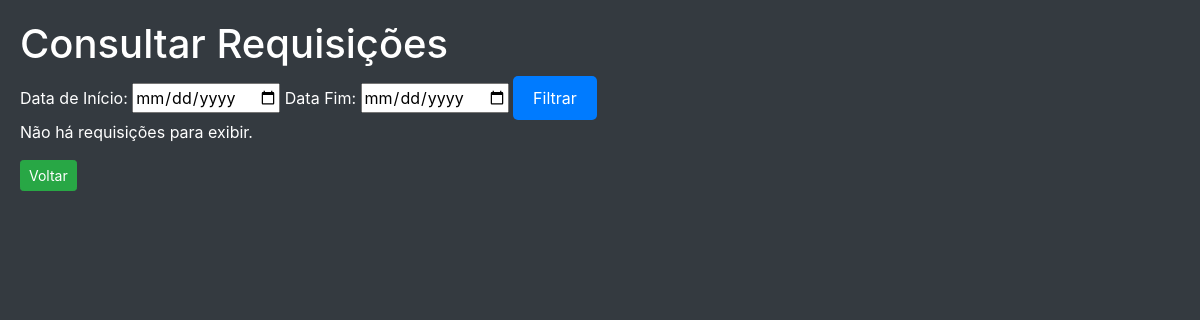
/consultar_requisicoes.php, run on an earlier commit of the app's database.
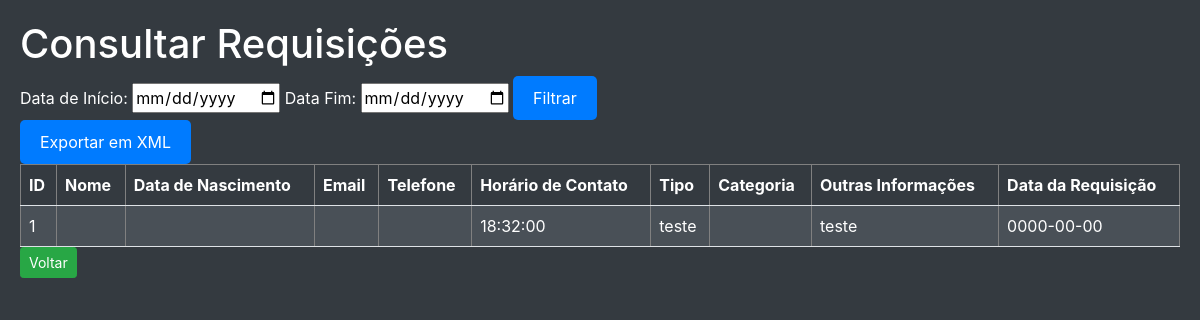
And on a later commit of the database.
### tables this page shows
CREATE TABLE IF NOT EXISTS `requisicoes` (
  `id_requisicao` int NOT NULL AUTO_INCREMENT,
  `id_cliente` int NOT NULL,
  `horario_contato` time NOT NULL,
  `cotacao` enum('Sim','Não') NOT NULL,
  `contratacao` enum('Sim','Não') NOT NULL,
  `tipo` varchar(250) DEFAULT NULL,
  `categoria` enum('Aposentado','Pensionista','Servidor Público','Outros') NOT NULL,
  `outros_info` varchar(200) DEFAULT NULL,
  `data_requisicao` date NOT NULL,
  PRIMARY KEY (`id_requisicao`),
  KEY `id_cliente` (`id_cliente`)
);

### php/funcoes_requisicoes.php (called while the page is built, shortened)
<?php
function listarRequisicoes($conexao) {
    $sql = "SELECT * FROM requisicoes";
    $resultado = mysqli_query($conexao, $sql);
    $requisicoes = array();
    while ($requisicao = mysqli_fetch_assoc($resultado)) {
        $requisicoes[] = $requisicao;
    }
    return $requisicoes;
}
?>

### consultar_requisicoes.php (the view, shortened to what this page needs)
<?php
include_once('php/conexao.php');
include_once('php/funcoes_requisicoes.php');
if(isset($_POST['filtrar'])) {
    $data_inicio = $_POST['data_inicio'];
    $data_fim = $_POST['data_fim'];
    $requisicoes = listarRequisicoesPorData($conexao, $data_inicio, $data_fim);
} else {
    $requisicoes = listarRequisicoes($conexao);
}
?>
<!DOCTYPE html>
<html lang="pt-BR">
<head>
    <link rel="stylesheet" href="../css/bootstrap.css">
</head>
<body>
    <h1>Consultar Requisições</h1>
    <form method="post">
        <label for="data_inicio">Data de Início:</label>
        <input type="date" name="data_inicio" id="data_inicio">
        <label for="data_fim">Data Fim:</label>
        <input type="date" name="data_fim" id="data_fim">
        <button type="submit" name="filtrar">Filtrar</button>
    </form>
    <?php if(!empty($requisicoes)): ?>
        <form method="post">
            <button type="submit" name="exportar">Exportar em XML</button>
        </form>
    <?php endif; ?>
    <?php if($requisicoes): ?>
        <table border="1">
            <thead>
                <tr>
                    <th>ID</th>
                    <th>Nome</th>
                    <th>Data de Nascimento</th>
                    <th>Email</th>
                    <th>Telefone</th>
                    <th>Horário de Contato</th>
                    <th>Tipo</th>
                    <th>Categoria</th>
                    <th>Outras Informações</th>
                    <th>Data da Requisição</th>
                </tr>
            </thead>
            <tbody>
                <?php foreach($requisicoes as $requisicao): ?>
                    <tr>
                        <td><?php echo $requisicao['id_requisicao']; ?></td>
                        <td><?php echo $requisicao['nome']; ?></td>
                        <td><?php echo isset($requisicao['data_nascimento']) ? $requisicao['data_nascimento'] : ''; ?></td>
                        <td><?php echo $requisicao['email']; ?></td>
                        <td><?php echo $requisicao['telefone']; ?></td>
                        <td><?php echo $requisicao['horario_contato']; ?></td>
                        <td><?php echo $requisicao['tipo']; ?></td>
                        <td><?php echo $requisicao['categoria']; ?></td>
                        <td><?php echo $requisicao['outros_info']; ?></td>
                        <td><?php echo $requisicao['data_requisicao']; ?></td>
                    </tr>
                <?php endforeach; ?>
            </tbody>
        </table>
    <?php else: ?>
        <p>Não há requisições para exibir.</p>
    <?php endif; ?>
    <button type="button" class="btn btn-sm btn-success" onclick="window.location.href='admin.php'">Voltar</button>
</body>
</html>

What changed in the data, as far as the page shows it:
added requisicoes: id_requisicao "1", horario_contato "18:32:00", tipo "teste", outros_info "teste", data_requisicao "0000-00-00"
Also different on the page:
text no longer shown: "Não há requisições para exibir."
text now shown: "Exportar em XML ID Nome Data de Nascimento Email Telefone Horário de Contato Tipo Categoria Outras Informações Data da Requisição"
